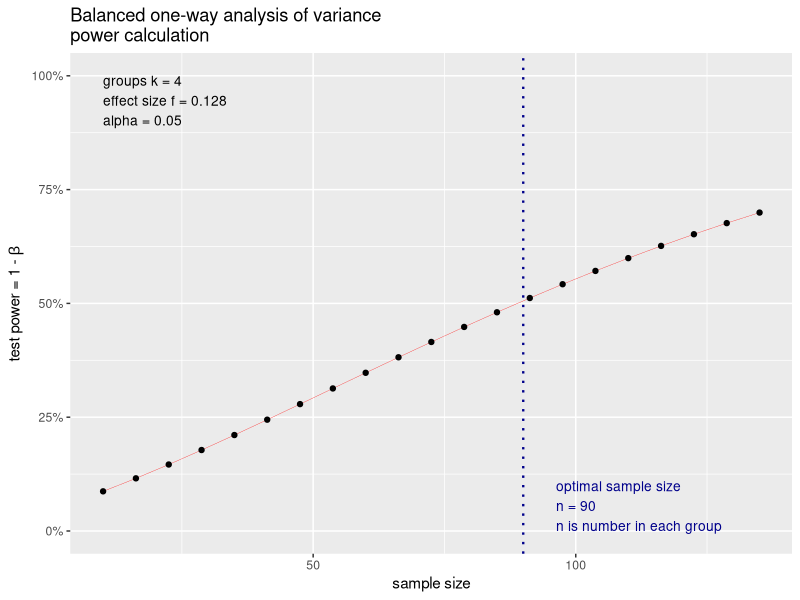

Write the R code that produced this figure.
library("pwr")

cohen.ES(test = 'r', size = 'medium')

r_power <- pwr.r.test(r=.128, sig.level = .05, n=90)

anova_power <- pwr.anova.test(k = 4, f=.128, sig.level = .05, n=90)
plot(anova_power)
